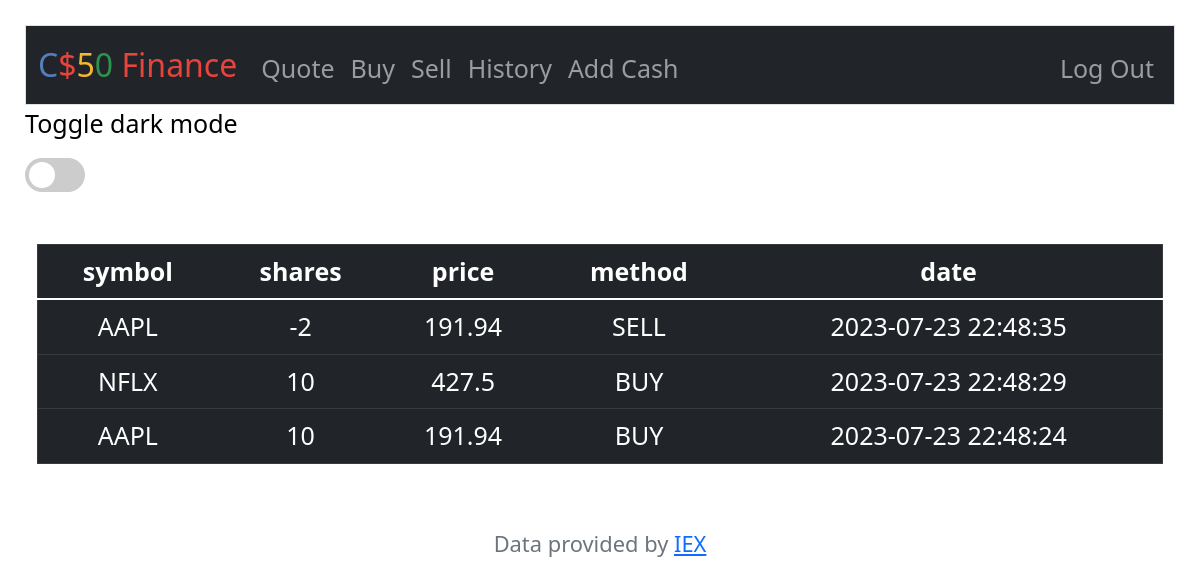
Page /history (signed in) on the committed database.
### tables this page shows
CREATE TABLE 'history' ('id' INTEGER PRIMARY KEY NOT NULL, 'user_id' INTEGER, 'symbol' TEXT, 'shares' INTEGER, 'method' TEXT, 'price' REAL, 'date' DATETIME DEFAULT CURRENT_TIMESTAMP, 'total' REAL);

### app.py (the view)
@app.route("/history")
@login_required
def history():
    user_id = session["user_id"]
    history_data = db.execute("SELECT * FROM history WHERE user_id = ? ORDER BY date DESC", user_id)
    return render_template("history.html", history_data=history_data)

### app.py (called while the page is built)
@app.after_request
def after_request(response):
    response.headers["Cache-Control"] = "no-cache, no-store, must-revalidate"
    response.headers["Expires"] = 0
    response.headers["Pragma"] = "no-cache"
    return response

### helpers.py (called while the page is built)
def login_required(f):
    @wraps(f)
    def decorated_function(*args, **kwargs):
        if session.get("user_id") is None:
            return redirect("/login")
        return f(*args, **kwargs)
    return decorated_function

### templates/history.html (shortened to what this page needs)
{% extends "layout.html" %}
{% block main %}
    <table class="center center table table-dark" border="1">
        <thead>
            <th>symbol</th>
            <th>shares</th>
            <th>price</th>
            <th>method</th>
            <th>date</th>
        </thead>
        <tbody>
            {% for row in history_data %}
            <tr>
                <td>{{ row["symbol"] }}</td>
                <td>{{ row["shares"] }}</td>
                <td>{{ row["price"] }}</td>
                <td>{{ row["method"] }}</td>
                <td>{{ row["date"] }}</td>
            </tr>
            {% endfor %}
        </tbody>
    </table>
{% endblock %}

### templates/layout.html (shortened to what this page needs)
<!DOCTYPE html>
<html lang="en">
    <head>
        <link href="https://cdn.jsdelivr.net/npm/bootstrap@5.1.3/dist/css/bootstrap.min.css" rel="stylesheet">
        <link href="/static/styles.css" rel="stylesheet">
    </head>
    <body>
        <nav class="border navbar navbar-expand-md navbar-dark bg-dark">
            <div class="container-fluid">
                <a class="navbar-brand" href="/"><span class="blue">C</span><span class="red">$</span><span class="yellow">5</span><span class="green">0</span> <span class="red">Finance</span></a>
                <div class="collapse navbar-collapse" id="navbar">
                    {% if session["user_id"] %}
                        <ul class="navbar-nav me-auto mt-2">
                            <li class="nav-item"><a class="nav-link" href="/quote">Quote</a></li>
                            <li class="nav-item"><a class="nav-link" href="/buy">Buy</a></li>
                            <li class="nav-item"><a class="nav-link" href="/sell">Sell</a></li>
                            <li class="nav-item"><a class="nav-link" href="/history">History</a></li>
                            <li class="nav-item"><a class="nav-link" href="/add_cash">Add Cash</a></li>
                        </ul>
                        <ul class="navbar-nav ms-auto mt-2">
                            <li class="nav-item"><a class="nav-link" href="/logout">Log Out</a></li>
                        </ul>
                    {% else %}
                        <ul class="navbar-nav ms-auto mt-2">
                            <li class="nav-item"><a class="nav-link" href="/register">Register</a></li>
                            <li class="nav-item"><a class="nav-link" href="/login">Log In</a></li>
                        </ul>
                    {% endif %}
                </div>
            </div>
        </nav>
        <p>Toggle dark mode</p>
        <label class="switch">
            <span class="slider round"></span>
          </label>
        <main class="container-fluid py-5 text-center">
            {% block main %}{% endblock %}
        </main>
        <footer class="mb-5 small text-center text-muted">
            Data provided by <a href="https://iexcloud.io/">IEX</a>
        </footer>
    </body>
</html>

### static/styles.css (style rules this page uses)
nav .navbar-brand { font-size: xx-large; }
nav .navbar-brand .blue { color: #537fbe; }
nav .navbar-brand .red { color: #ea433b; }
nav .navbar-brand .yellow { color: #f5b82e; }
nav .navbar-brand .green { color: #2e944b; }
.switch { position: relative; display: inline-block; width: 60px; height: 34px; }
.slider { position: absolute; cursor: pointer; top: 0; left: 0; right: 0; bottom: 0; background-color: #ccc; -webkit-transition: .4s; transition: .4s; }
.slider:before { position: absolute; content: ""; height: 26px; width: 26px; left: 4px; bottom: 4px; background-color: white; -webkit-transition: .4s; transition: .4s; }
.slider.round { border-radius: 34px; }
.slider.round:before { border-radius: 50%; }

### templates/layout.html (style rules this page uses)
body { padding: 25px; background-color: white; color: black; font-size: 25px; }

### rows in the picture
history: symbol "AAPL", shares "-2", price "191.94", method "SELL", date "2023-07-23 22:48:35"
history: symbol "NFLX", shares "10", price "427.5", method "BUY", date "2023-07-23 22:48:29"
history: symbol "AAPL", shares "10", price "191.94", method "BUY", date "2023-07-23 22:48:24"
